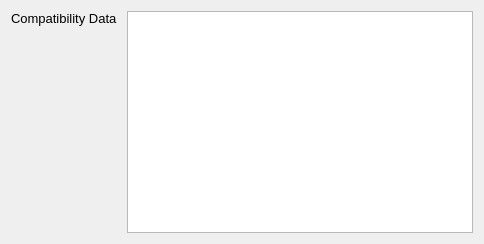
<?xml version="1.0" encoding="UTF-8"?>
<ui version="4.0">
 <class>LaboratoryDataForm</class>
 <widget class="QWidget" name="LaboratoryDataForm">
  <property name="geometry">
   <rect>
    <x>0</x>
    <y>0</y>
    <width>484</width>
    <height>244</height>
   </rect>
  </property>
  <property name="sizePolicy">
   <sizepolicy hsizetype="Preferred" vsizetype="Preferred">
    <horstretch>0</horstretch>
    <verstretch>0</verstretch>
   </sizepolicy>
  </property>
  <property name="minimumSize">
   <size>
    <width>0</width>
    <height>0</height>
   </size>
  </property>
  <property name="maximumSize">
   <size>
    <width>16777215</width>
    <height>16777215</height>
   </size>
  </property>
  <property name="font">
   <font>
    <family>MS Shell Dlg 2</family>
    <pointsize>10</pointsize>
   </font>
  </property>
  <property name="windowTitle">
   <string>Form</string>
  </property>
  <layout class="QGridLayout" name="gridLayout">
   <property name="spacing">
    <number>9</number>
   </property>
   <item row="0" column="0">
    <layout class="QFormLayout" name="formLayout">
     <item row="0" column="0">
      <widget class="QLabel" name="ld_compatibility_data_label">
       <property name="text">
        <string notr="true">Compatibility Data</string>
       </property>
       <property name="alignment">
        <set>Qt::AlignLeading|Qt::AlignLeft|Qt::AlignTop</set>
       </property>
      </widget>
     </item>
     <item row="0" column="1">
      <widget class="QTableView" name="ld_compatibility_data_listview">
       <property name="styleSheet">
        <string notr="true">selection-background-color: rgb(158, 155, 255);</string>
       </property>
       <property name="editTriggers">
        <set>QAbstractItemView::NoEditTriggers</set>
       </property>
       <property name="selectionMode">
        <enum>QAbstractItemView::MultiSelection</enum>
       </property>
       <attribute name="horizontalHeaderVisible">
        <bool>false</bool>
       </attribute>
       <attribute name="verticalHeaderVisible">
        <bool>false</bool>
       </attribute>
      </widget>
     </item>
    </layout>
   </item>
  </layout>
 </widget>
 <resources/>
 <connections/>
</ui>
